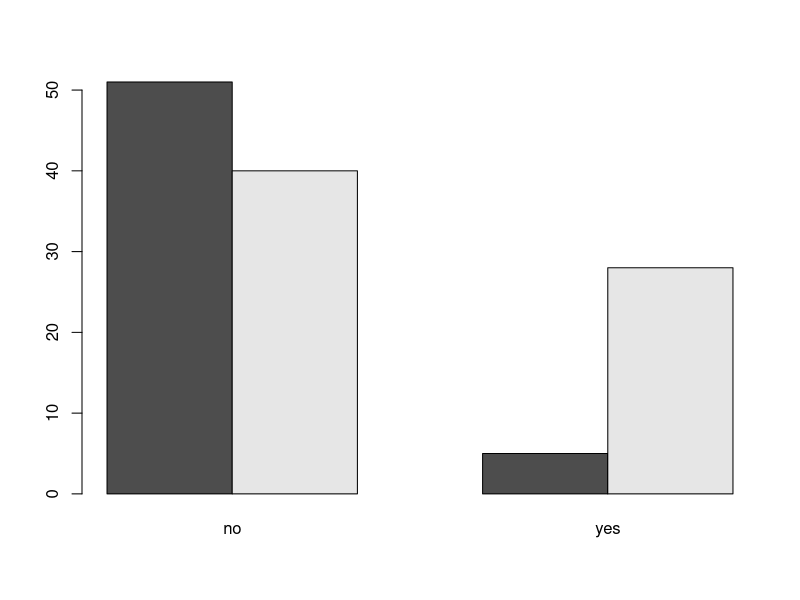
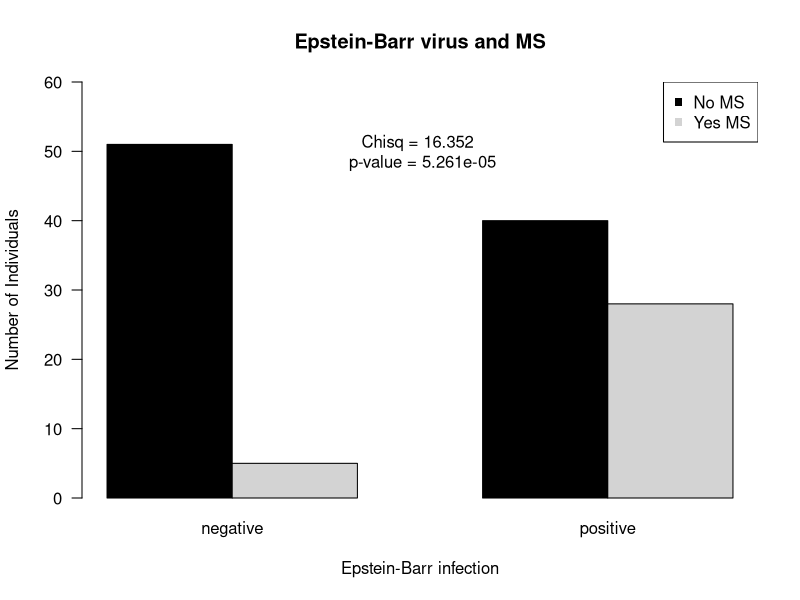

Reproduce these figures in R, in order.
#HW: Use what you learned in the training script as a guide to evaluate whether the probability of being diagnosed with multiple sclerosis (MS) is conditional on infection by the Epstein-Barr virus (EBv) or not.

#Import the data
MSdat <- read.csv("EBV_MS.csv")
head(MSdat)

#Summarize the data in a table
MS_summary <- table(MSdat)
print(MS_summary)

#Make a barplot of the data
barplot(MS_summary, beside = T)

#Flip it
flipped_data <- t(MS_summary)
print(flipped_data)

# graph it, also store coords in barx
barx <- barplot(flipped_data, beside = T, ylab="Number of Individuals", ylim=c(0,60), main = "Epstein-Barr virus and MS", las= 1, col = c("black", "lightgrey"), xlab = "Epstein-Barr infection")

#Add a legend to the top right of the graph. Make sure the colors correspond accurately to the colors you put in your graph.
legend("topright", legend = c("No MS","Yes MS"), pch=15, col = c("black", "lightgrey"))

#Now we use a chi squared test to see if the difference in proportions we observe can be explained by sampling error (chance). summary() does the same test, slightly different math...
chisq.test(flipped_data)
summary(flipped_data)

# slightly different because chisq.test() uses continuity correction (-0.5 to account for small sample sizes... esp. in 2x2 tables)


#The barx object shows the x values for each bar (where each bar is located along the x axis). You can use this information to designate where to place your p value text.
print(barx)
#Let's put the text at x = 3.5 and y = 50:
text(3.5, 50, "Chisq = 16.352 \n p-value = 5.261e-05")

# claim: MS diagnosis seems to be influenced by Epstein-Barr virus infection - absence of infection greatly decreases probability of MS diagnosis.
